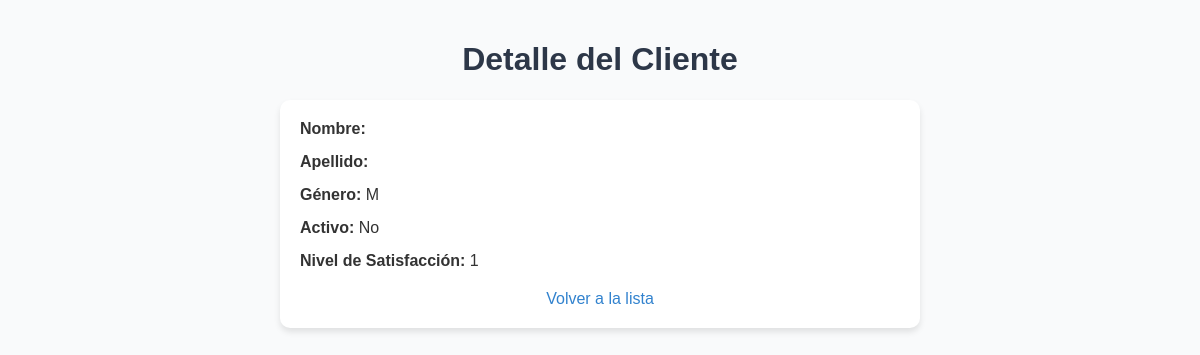
/clientes/6/, run on an earlier commit of the app's database.
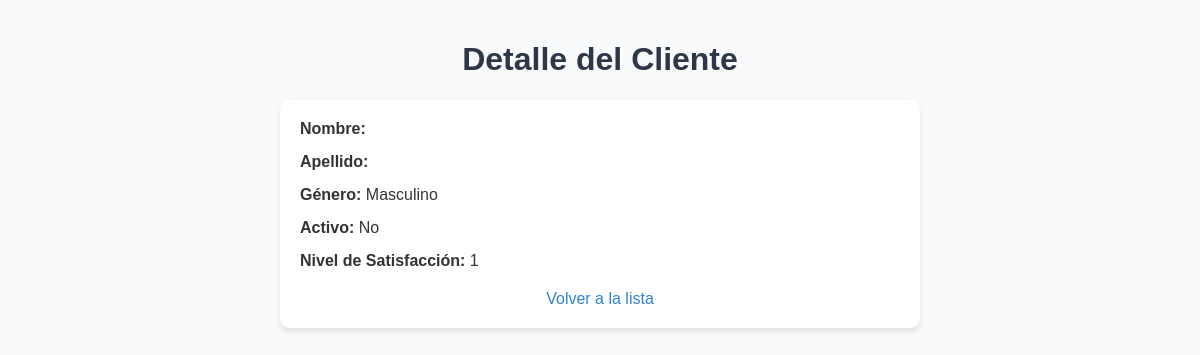
And on a later commit of the database.
### clientes/models.py (models this page shows, shortened)
class Cliente(models.Model):
    cliente_id = models.IntegerField(primary_key=True)  # Clave primaria definida
    edad = models.FloatField(null=True, blank=True)
    genero = models.CharField(max_length=10, null=True, blank=True)
    saldo = models.FloatField(null=True, blank=True)
    activo = models.BooleanField(default=False)
    nivel_de_satisfaccion = models.IntegerField(null=True, blank=True)

### clientes/views.py (the view)
# urls.py: path('<int:pk>/', cliente_detail, name='cliente_detail'),
def cliente_detail(request, pk):
    cliente = get_object_or_404(Cliente, pk=pk)
    return render(request, 'clientes/cliente_detail.html', {'cliente': cliente})

### clientes/templates/clientes/cliente_detail.html (shortened to what this page needs)
<!DOCTYPE html>
<html lang="en">
<head>
</head>
<body>
    <h1>Detalle del Cliente</h1>
    <div class="container">
        <div class="field">
            <span>Nombre:</span> {{ cliente.nombre }}
        </div>
        <div class="field">
            <span>Apellido:</span> {{ cliente.apellido }}
        </div>
        <div class="field">
            <span>Género:</span> {{ cliente.genero }}
        </div>
        <div class="field">
            <span>Activo:</span> {{ cliente.activo|yesno:"Sí,No" }}
        </div>
        <div class="field">
            <span>Nivel de Satisfacción:</span> {{ cliente.nivel_de_satisfaccion }}
        </div>
        <div class="actions">
            <a href="/clientes/">Volver a la lista</a>
        </div>
    </div>
</body>
</html>

What changed in the data, as far as the page shows it:
changed Cliente "No": genero "M" → "Masculino"
